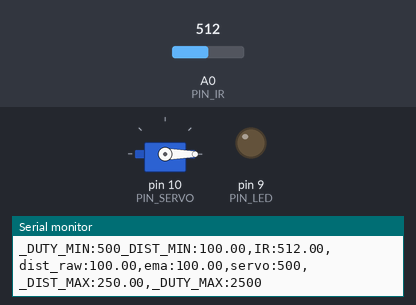
A sketch run on a simulated Arduino Uno, built with avr-gcc and run on an emulated ATmega328P. On the bench: servo, output pins drawn as LEDs (lit = HIGH), the last lines printed to the serial monitor. The test bench sets the inputs (shaded band); at power-on: A0 (PIN_IR) = 512.

Above: at 1.2 s.
1.3 s: A0 (PIN_IR) set to 361
2.8 s: A0 (PIN_IR) set to 333
At 4.0 s:
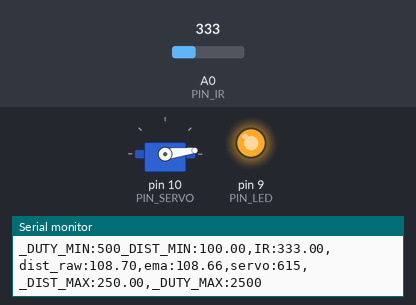
5.8 s: A0 (PIN_IR) set to 306
At 6.9 s:
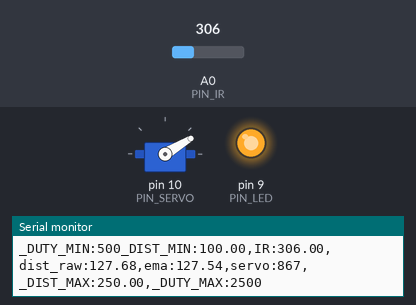
8.8 s: A0 (PIN_IR) set to 240
At 11.0 s:
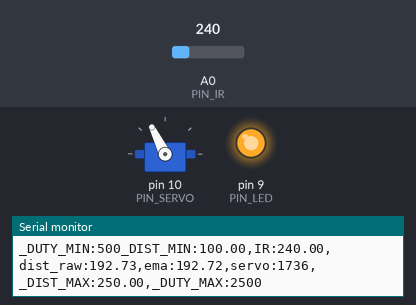
11.8 s: A0 (PIN_IR) set to 122
At 13.6 s:
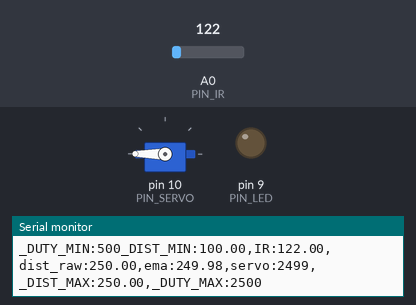
14.8 s: A0 (PIN_IR) set to 10
16.3 s: A0 (PIN_IR) set to 7
At 17.4 s:
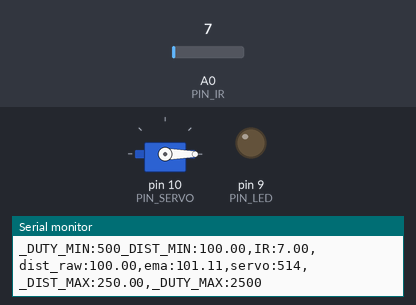
Timing chart, 0 to 19.3 s (numbered marks = the images above; inputs shaded):
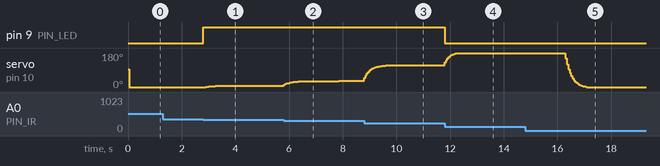

The sketch:

17_example_3.ino
```cpp
#include <Servo.h>

// Arduino pin assignment

#define PIN_IR    0         // IR sensor at Pin A0
#define PIN_LED   9
#define PIN_SERVO 10

#define _DUTY_MIN 500  // servo full clock-wise position (0 degree)
#define _DUTY_NEU 1500  // servo neutral position (90 degree)
#define _DUTY_MAX 2500  // servo full counter-clockwise position (180 degree)

#define _DIST_MIN  100.0   // minimum distance 100mm
#define _DIST_MAX  250.0   // maximum distance 250mm

#define EMA_ALPHA  0.2      // for EMA Filter

#define LOOP_INTERVAL 50   // Loop Interval (unit: msec)

Servo myservo;
unsigned long last_loop_time = 0;   // unit: msec

float dist_prev = _DIST_MIN;
float dist_ema = _DIST_MIN;

void setup()
{
  pinMode(PIN_LED, OUTPUT);

  myservo.attach(PIN_SERVO);
  myservo.writeMicroseconds(_DUTY_NEU);

  Serial.begin(1000000);    // 1,000,000 bps
}

void loop()
{
  unsigned long time_curr = millis();
  int duty;
  float a_value, dist_raw;

  // wait until next event time
  if (time_curr < (last_loop_time + LOOP_INTERVAL))
    return;
  last_loop_time += LOOP_INTERVAL;

  a_value = analogRead(PIN_IR);
  //처음 코드dist_raw = ((6762.0 / (a_value - 9.0)) - 4.0) * 10.0;
  dist_raw = (6762.0/(a_value-9)-4.0)*10.0 - 60.0;//수정코드

   // 거리 범위 필터
  if (dist_raw >= _DIST_MIN && dist_raw <= _DIST_MAX) {
    digitalWrite(PIN_LED, HIGH);  // 거리 범위에 있을 때 LED 켜기
  } else {
    digitalWrite(PIN_LED, LOW);   // 범위 벗어나면 LED 끄기
    dist_raw = (dist_raw < _DIST_MIN) ? _DIST_MIN : _DIST_MAX; // 범위를 벗어날 때 클램핑
  }

  // EMA 필터 적용
  dist_ema = EMA_ALPHA * dist_raw + (1 - EMA_ALPHA) * dist_prev;
  dist_prev = dist_ema;

  // map() 없이 서보 제어 신호 계산
  duty = _DUTY_MIN + ((dist_ema - _DIST_MIN) * (_DUTY_MAX - _DUTY_MIN)) / (_DIST_MAX - _DIST_MIN);


  myservo.writeMicroseconds(duty);

  Serial.print("_DUTY_MIN:");  Serial.print(_DUTY_MIN);
  Serial.print("_DIST_MIN:");  Serial.print(_DIST_MIN);
  Serial.print(",IR:");        Serial.print(a_value);
  Serial.print(",dist_raw:");  Serial.print(dist_raw);
  Serial.print(",ema:");       Serial.print(dist_ema);
  Serial.print(",servo:");     Serial.print(duty);
  Serial.print(",_DIST_MAX:"); Serial.print(_DIST_MAX);
  Serial.print(",_DUTY_MAX:"); Serial.print(_DUTY_MAX);
  Serial.println("");
}
```

Measured:
- the behaviour switches between 348 and 347 on A0 (PIN_IR) (found by bisection; images 0 and 1)
- the behaviour switches between 9 and 8 on A0 (PIN_IR) (found by bisection; images 4 and 5)
- after the input at 2.8 s, pin 9 (PIN_LED): LOW → HIGH at once; servo on pin 10 (PIN_SERVO): 0° → 5° after 0.10 s, → 6° 0.35 s later, → 7° 0.30 s later
- after the input at 5.8 s, servo on pin 10 (PIN_SERVO): moves from 7° to 32° over 2.1 s, starting at once
- after the input at 8.8 s, servo on pin 10 (PIN_SERVO): moves from 32° to 116° over 1.4 s, starting at once
- after the input at 11.8 s, pin 9 (PIN_LED): HIGH → LOW at once; servo on pin 10 (PIN_SERVO): moves from 116° to 180° over 0.40 s, starting at once
- after the input at 16.3 s, servo on pin 10 (PIN_SERVO): moves from 180° to 0° over 0.80 s, starting at once
